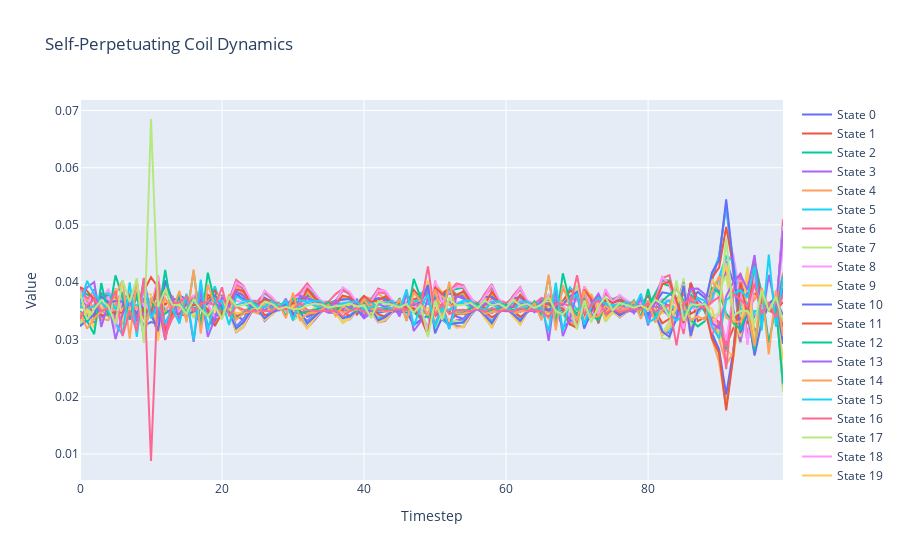

Notebook source saved alongside this figure:
### Markdown cell above
## Unenforced Autoregressive Coil Generation

To give a sense of the dynamics coils are capable of producing, we can simply allow a coil to autoregressively generate from some initial state without performing any reconfirmation of state.

### Code cell
states = []
# Select the batch we want to make predictions for
batch = 8


# Grab starting state tensor
state_tensor = batch_X[:,0,:]

# How many steps do we want to run the coil overall?
max_steps = 100

batch_size = batch_X.shape[0]
transition_tensor = torch.softmax(torch.zeros(batch_size, n_features, n_features), dim = 1).to("cuda")
for step_state in range(max_steps):
    state_tensor, transition_tensor = model.step_coil(state_tensor, transition_tensor)
    states.append(state_tensor[batch,:])

# Move state dynamics to CPU
data = [row.to('cpu').detach().numpy() for row in states]
# Transpose the data to get 5 traces
traces = list(zip(*data))


# Create the figure and add traces
fig = go.Figure()

# Plotting
for i, trace in enumerate(traces):
    model_trace = go.Scatter(y=trace, mode='lines', name=f'State {i}')
    fig.add_trace(model_trace)

# Add title and labels
fig.update_layout(title=f'Self-Perpetuating Coil Dynamics',
                    xaxis_title='Timestep',
                    yaxis_title='Value')

# Show the figure
fig.show()
